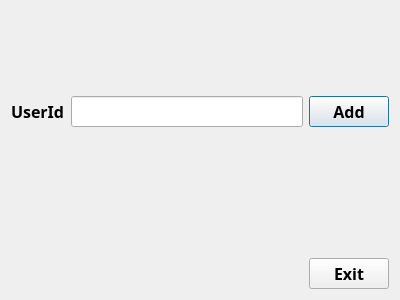
<?xml version="1.0" encoding="UTF-8"?>
<ui version="4.0">
 <class>AddFriendDialog</class>
 <widget class="QDialog" name="AddFriendDialog">
  <property name="geometry">
   <rect>
    <x>0</x>
    <y>0</y>
    <width>400</width>
    <height>300</height>
   </rect>
  </property>
  <property name="windowTitle">
   <string>Dialog</string>
  </property>
  <layout class="QVBoxLayout" name="verticalLayout">
   <item>
    <spacer name="verticalSpacer">
     <property name="orientation">
      <enum>Qt::Vertical</enum>
     </property>
     <property name="sizeHint" stdset="0">
      <size>
       <width>20</width>
       <height>88</height>
      </size>
     </property>
    </spacer>
   </item>
   <item>
    <layout class="QHBoxLayout" name="horizontalLayout">
     <item>
      <widget class="QLabel" name="label">
       <property name="font">
        <font>
         <family>文泉驿正黑</family>
         <pointsize>12</pointsize>
         <weight>75</weight>
         <bold>true</bold>
        </font>
       </property>
       <property name="text">
        <string>UserId</string>
       </property>
      </widget>
     </item>
     <item>
      <widget class="QLineEdit" name="userIdEdit">
       <property name="font">
        <font>
         <family>文泉驿正黑</family>
         <pointsize>12</pointsize>
        </font>
       </property>
      </widget>
     </item>
     <item>
      <widget class="QPushButton" name="addBtn">
       <property name="font">
        <font>
         <family>文泉驿正黑</family>
         <pointsize>12</pointsize>
         <weight>75</weight>
         <bold>true</bold>
        </font>
       </property>
       <property name="text">
        <string>Add</string>
       </property>
      </widget>
     </item>
    </layout>
   </item>
   <item>
    <widget class="QLabel" name="addRetText">
     <property name="font">
      <font>
       <family>文泉驿正黑</family>
       <pointsize>12</pointsize>
       <weight>75</weight>
       <bold>true</bold>
      </font>
     </property>
     <property name="text">
      <string/>
     </property>
     <property name="alignment">
      <set>Qt::AlignCenter</set>
     </property>
    </widget>
   </item>
   <item>
    <spacer name="verticalSpacer_2">
     <property name="orientation">
      <enum>Qt::Vertical</enum>
     </property>
     <property name="sizeHint" stdset="0">
      <size>
       <width>20</width>
       <height>99</height>
      </size>
     </property>
    </spacer>
   </item>
   <item>
    <layout class="QHBoxLayout" name="horizontalLayout_2">
     <item>
      <spacer name="horizontalSpacer">
       <property name="orientation">
        <enum>Qt::Horizontal</enum>
       </property>
       <property name="sizeHint" stdset="0">
        <size>
         <width>40</width>
         <height>20</height>
        </size>
       </property>
      </spacer>
     </item>
     <item>
      <widget class="QPushButton" name="exitBtn">
       <property name="font">
        <font>
         <family>文泉驿正黑</family>
         <pointsize>12</pointsize>
         <weight>75</weight>
         <bold>true</bold>
        </font>
       </property>
       <property name="text">
        <string>Exit</string>
       </property>
      </widget>
     </item>
    </layout>
   </item>
  </layout>
 </widget>
 <resources/>
 <connections/>
</ui>
